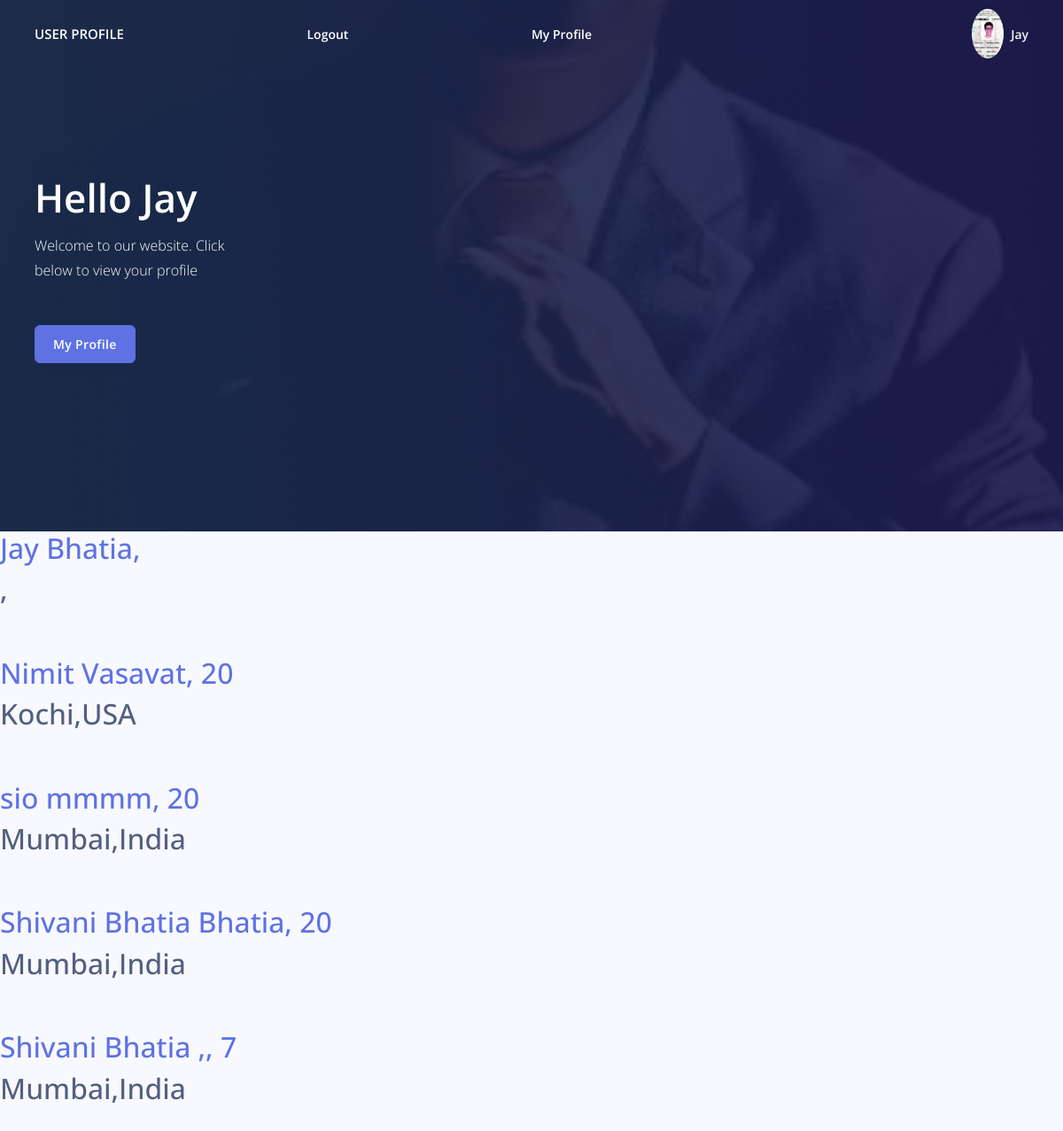
The app's page / (signed in) with its own data.
### myapp/models.py (models this page shows, shortened)
class Profile(models.Model):
    user = models.OneToOneField(User,on_delete=models.CASCADE)
    name = models.CharField(max_length=100)
    surname = models.CharField(max_length=100)
    bio = models.TextField(blank=True)
    city = models.CharField(blank=True,max_length=100)
    country = models.CharField(blank=True,max_length=100)
    age = models.CharField(blank=True,max_length=100)
    profile_image = models.ImageField(blank=True,null=True,upload_to='images/')

### myapp/views.py (the view)
# urls.py: path('',views.index,name='index'),
def index(request):
    if request.user.is_authenticated:
        u = User.objects.get(username=request.user)
        if Profile.objects.filter(user__username=u).exists():
            p = Profile.objects.get(user__username=u)
        else:
            p=1
        pp = Profile.objects.all()
        return render(request,'myapp/index.html',{'myprofile':p,'u':u,'profilejay':pp})
    else:
        return render(request,'myapp/index.html')

### myapp/templates/myapp/index.html (shortened to what this page needs)
<!DOCTYPE html>
{% load socialaccount %}
{% load staticfiles %}
<html lang="en" dir="ltr">
  <head>
    <link rel="stylesheet" href="https://cdnjs.cloudflare.com/ajax/libs/font-awesome/4.7.0/css/font-awesome.min.css">
    <link href="https://cdn.jsdelivr.net/npm/bootstrap@5.0.0-beta1/dist/css/bootstrap.min.css" rel="stylesheet">
    <link rel="stylesheet" href="{% static 'css/myapp.css' %}">
  </head>
  <body>
      <div class="main-content">
        <nav class="navbar navbar-top navbar-expand-md navbar-dark" id="navbar-main">
          <div class="container-fluid">
            <a class="h4 mb-0 text-white text-uppercase d-none d-lg-inline-block">User profile</a>
            {% if user.is_authenticated %}
            <span  class="mb-0 text-sm  font-weight-bold"><a style="color:white" href="{% url 'logout' %}">Logout</a></span>
            {% if not u.profile %}
            <span  class="mb-0 text-sm  font-weight-bold"><a style="color:white" href="{% url 'myapp:create' %}">Create Profile</span>
            {% else %}
            <span  class="mb-0 text-sm  font-weight-bold"><a style="color:white" href="{% url 'myapp:detail' pk=myprofile.pk %}">My Profile</span>
            {% endif %}
            {% endif %}
            <ul class="navbar-nav align-items-center d-none d-md-flex">
              <li class="nav-item dropdown">
                <a class="nav-link pr-0" href="#" role="button" data-toggle="dropdown" aria-haspopup="true" aria-expanded="false">
                  <div class="media align-items-center">
                    <span class="avatar avatar-sm rounded-circle">
                      <img alt="Image placeholder" src="{{myprofile.profile_image.url}}">
                    </span>
                    <div class="media-body ml-2 d-none d-lg-block">
                      <span class="mb-0 text-sm  font-weight-bold">{{ request.user }}</span>
                    </div>
                  </div>
                </a>
              </li>
            </ul>
          </div>
        </nav>
        <div class="header pb-8 pt-5 pt-lg-8 d-flex align-items-center" style="min-height: 600px; background-image:url({% static 'images/downloadjay.jpg' %}) ; background-size: cover; background-position: center top;">
          <span class="mask bg-gradient-default opacity-8"></span>
          <div class="container-fluid d-flex align-items-center">
            <div class="row">
              <div class="col-lg-7 col-md-10">
                {% if user.is_authenticated %}
                <h1 class="display-2 text-white">Hello {{request.user}}</h1>
                {% if not u.profile %}
                <p class="text-white mt-0 mb-5">Welcome to our website. Create your Profile Page to reap full benefits of our website</p>
                <a href="{% url 'myapp:create' %}"><input class="btn btn-primary" style="background-color:#5e72e4" type="submit" name="" value="Create Profile"></a>
                {% else %}
                <p class="text-white mt-0 mb-5">Welcome to our website. Click below to view your profile</p>
                <a href="{% url 'myapp:detail' pk=myprofile.pk %}"><input class="btn btn-primary" style="background-color:#5e72e4" type="submit" name="" value="My Profile"></a>
                {% endif %}
                {% else %}
                <h1 class="display-2 text-white">Hello</h1>
                <p class="text-white mt-0 mb-5">Welcome to our website. Please Login to reap full benefits of our website</p>
                {% endif %}
              </div>
            </div>
          </div>
        </div>
      {% for j in profilejay %}
      <a href="{% url 'myapp:detail' pk=j.pk %}">
      <h2> {{j.name}} {{j.surname}}, {{j.age}}</h2></a>
      <h2>{{j.city}},{{j.country}}</h2>
      <br>
      <br>
      {% endfor %}
    </body>
  </body>
</html>

### records on screen
Profile: profile_image (picture), name "Jay", surname "Bhatia"
Profile: name "Nimit", surname "Vasavat", age "20", city "Kochi", country "USA"
Profile: name "sio", surname "mmmm", age "20", city "Mumbai", country "India"
Profile: name "Shivani Bhatia", surname "Bhatia", age "20", city "Mumbai", country "India"
Profile: name "Shivani Bhatia", surname ",", age "7", city "Mumbai", country "India"

### other values on screen
{{ request.user }} "Jay"
